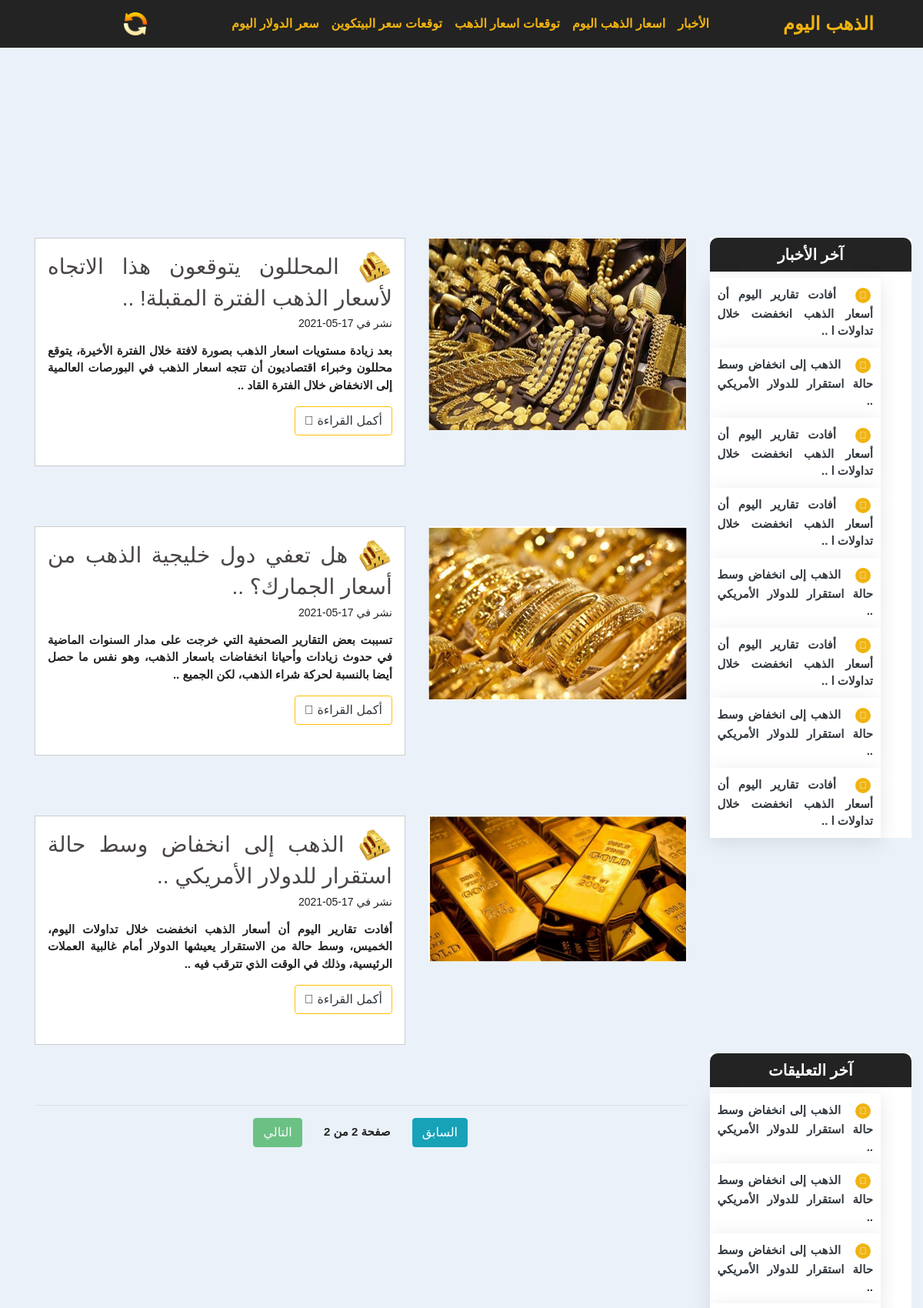
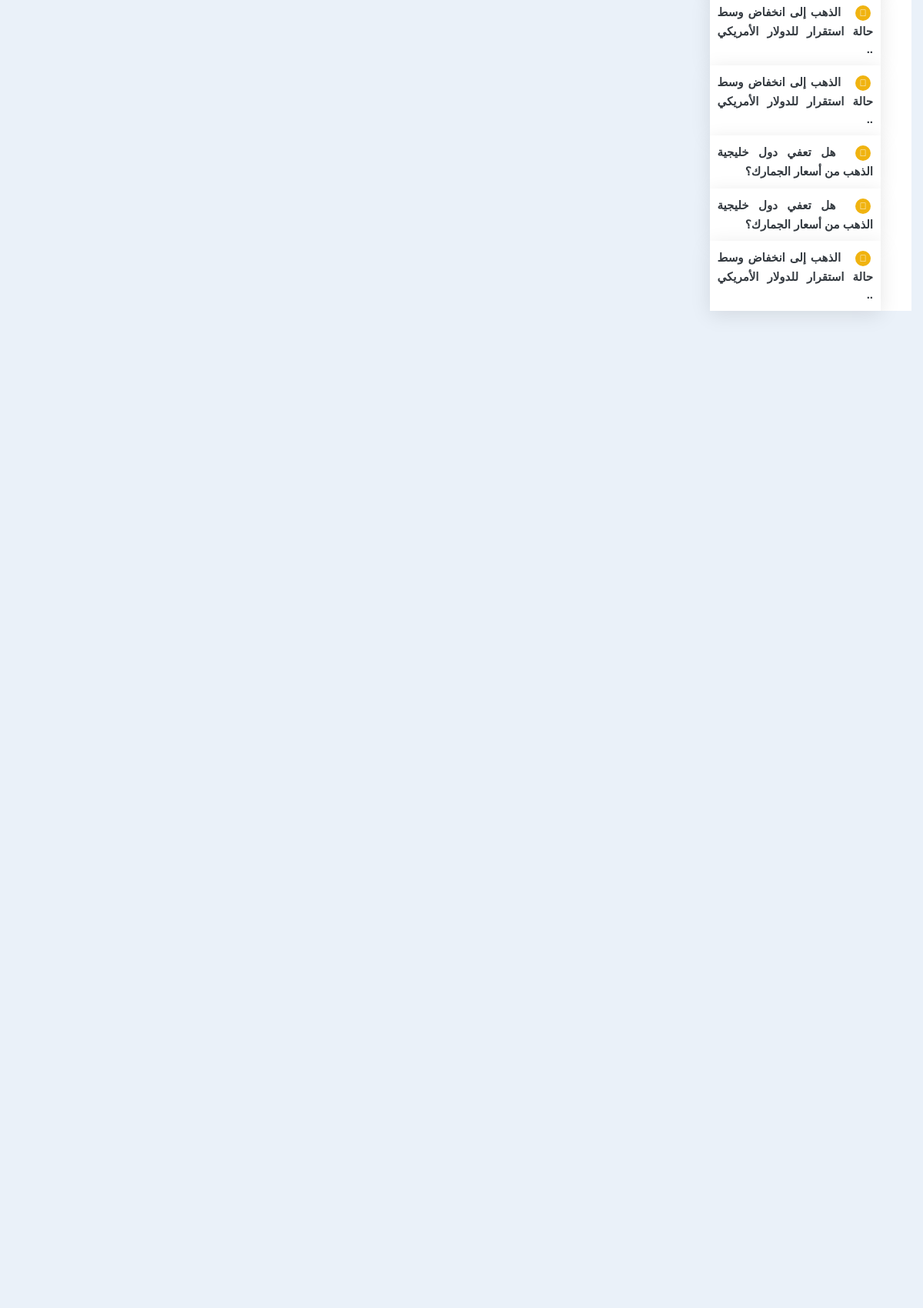
Screenshot of /news/?page=2 (upper part) with the database file from the repository (2 pictures, top to bottom).
### egygoldapp/models.py (models this page shows, shortened)
class Post(models.Model):
    title = models.CharField(max_length=250, verbose_name='عنوان المقال')
    post_image = models.ImageField(null=True, blank=True, verbose_name='صورة المقال')
    content = RichTextField(null=True, blank=True, verbose_name='نص المقال')
    post_date = models.DateTimeField(default=timezone.now)
    post_update = models.DateTimeField(auto_now=True)
    author = models.ForeignKey(User, on_delete=models.CASCADE , verbose_name='صاحب المقال')
    class Meta:
        ordering = ('-post_date',)

class Comment(models.Model):
    name = models.CharField(max_length=50, verbose_name='الاسم')
    email = models.EmailField(verbose_name='البريد الالكتروني')
    title = models.CharField(default='',max_length=200, verbose_name='عنوان التعليق')
    body = models.TextField(verbose_name='التعليق')
    comment_date = models.DateTimeField(auto_now_add=True)
    active = models.BooleanField(default=False)
    post = models.ForeignKey(
        Post, on_delete=models.CASCADE, related_name='comments')
    class Meta:
        ordering = ('-comment_date',)

### egygoldapp/views.py (the view)
# urls.py: path('news/',views.news,name='news'),
def news(request):
    posts = Post.objects.all()
    paginator = Paginator(posts, 12)
    page = request.GET.get('page')
    try:
        posts = paginator.page(page)
    except PageNotAnInteger:
        posts = paginator.page(1)
    except EmptyPage:
        posts = paginator.page(paginator.num_page)
    context = {
        'title': 'الاخبار',
        'posts': posts,
        'page': page,
    }
    return render(request,'egygoldapp/news.html',context)

### egygoldapp/templatetags/post_tag.py (called while the page is built)
@register.inclusion_tag('egygoldapp/latest_posts.html')
def latest_posts():
    context = {
    'l_posts': Post.objects.all()[0:8]
    }
    return context

@register.inclusion_tag('egygoldapp/latest_comments.html')
def latest_comments():
    context = {
    'l_comments': Comment.objects.filter(active=True)[:8]
    }
    return context

### egygoldapp/templates/egygoldapp/news.html (shortened to what this page needs)
{% extends 'egygoldapp/base.html' %}
{% load static %}
{% load post_tag %}
{% block content%}
<div id="google_center_div" class="mt-3 mb-4">
    <div align="center" >
        <ins class="adsbygoogle"
        style="display:inline-block;max-width: 100%;width:750px;height:200px"
        data-ad-client="ca-pub-1234567890123456"
        data-ad-slot="1234567890"></ins>
    </div>
</div>
<div class="row" style="width: 100%;">
    <div class="col-3">
        <div class="a1_sup">
            {% latest_posts %}
            <div  align="center" id="google_image_div_fin">
                <ins class="adsbygoogle"
                style="display:inline-block;max-width: 100%;width:300px;height:250px"
                data-ad-client="ca-pub-1234567890123456"
                data-ad-slot="1234567890"></ins>
            </div>
            {% latest_comments %}
            <div  align="center" id="google_image_div_fin">
                <ins class="adsbygoogle"
                style="display:inline-block;max-width: 100%;width:300px;height:250px"
                data-ad-client="ca-pub-1234567890123456"
                data-ad-slot="1234567890"></ins>
            </div>
            <div class="mt-4" id="google_image_div_fin">
                    <ins class="adsbygoogle"
                    style="display:inline-block;width:300px;height:250px"
                    data-ad-client="ca-pub-1234567890123456"
                    data-ad-slot="1234567890"></ins>
            </div>
            <div class="mt-4" id="google_image_div_fin">
                    <ins class="adsbygoogle"
                    style="display:inline-block;width:300px;height:250px"
                    data-ad-client="ca-pub-1234567890123456"
                    data-ad-slot="1234567890"></ins>
            </div>
            <br><br>
            <div class="mt-4" id="google_image_div_fin">
                    <ins class="adsbygoogle"
                    style="display:inline-block;width:300px;height:250px"
                    data-ad-client="ca-pub-1234567890123456"
                    data-ad-slot="1234567890"></ins>
            </div>
            <div  align="center" id="google_image_div_fin">
                <ins class="adsbygoogle"
                style="display:inline-block;max-width: 100%;width:300px;height:250px"
                data-ad-client="ca-pub-1234567890123456"
                data-ad-slot="1234567890"></ins>
            </div>
            <br>
            <br>
            <br><br>
            <br><br>
        </div>
    </div>
<div class="col-9">
        {% for post in posts %}
        <div class="row">
            <div class="col-5">
                {% if post.post_image %}
                <div align="center">
                    <img class="" src="{{post.post_image.url}}" alt="" style="max-width: 100%;">
                </div>
                {% else %}
                <div align="center">
                    <h6 class="text-center border p-4"  style="font-size: 20px;
                    font-weight:bold;background: rgb(238, 237, 237);">
                    لا توجد صورة للمقالة </h6>
                </div>
                {% endif %}
            </div>
            <div class="col-7">
                <div class="post p-3 mb-3">
                    <h3>
                        <img class="logo" src="{% static 'images/gold_logo.png' %}" alt="">
                        <a class="" style="color: rgb(73, 68, 68);" href="{% url 'detail' post.id %}">
                            {% if post.title|length > 80 %}
                            {{post.title|slice:80}} ..
                        {% else %}
                            {{post.title|safe}} ..
                        {% endif %}
                        </a>
                    </h3>
                    <h3 style="font-size: 14px;">
                        <span>نشر في </span>
                        <span> {{post.post_date|date:'d-m-Y'}} </span>
                    </h3>
                    <p>
                        {% if post.content|length > 175 %}
                            {{post.content|safe|slice:175}} ..
                        {% else %}
                            {{post.content|safe}} ..
                        {% endif %}
                    </p>
                    <div align="right">
                        <a href="{% url 'detail' post.id %}" class="btn btn-outline-warning text-dark">
                            أكمل القراءة <i class="fas fa-angle-double-left"></i></a>
                    </div>
                    <div id="google_center_div">
                                <div align="center" >
                </div>
                </div>
                </div>
            </div>
        </div>
        <div id="google_center_div" class="mt-3 mb-4">
            <div align="center" >
            </div>
        </div>
        {% endfor %}
        {% include 'egygoldapp/pagination.html' with page=posts %}
</div>
</div>
{% endblock content %}

### egygoldapp/templates/egygoldapp/latest_posts.html
<div class="box">
    <h2 class="text-center" style="font-size:20px; color: #fff;">آخر الأخبار</h2>
    <ul>
    {% for post in l_posts %}
    <li>
        <span><i class="fas fa-blog"></i></span>
        <a href="{% url 'detail' post.id %}" class="text-dark">
            {% if post.title|length > 45 %}
                {{post.title|slice:55}} ..
            {% else %}
                {{post.title}}
            {% endif %}
        </a>
    </li>
    {% endfor %}
</ul>
</div>

### egygoldapp/templates/egygoldapp/latest_comments.html
<div class="box mt-2">
   <h2 class="text-center" style="font-size:20px; color: #fff;">آخر التعليقات</h2>
    <ul>
    {% for comment in l_comments %}
    <li>
        <span><i class="fas fa-blog"></i></span>
        <a href="{% url 'detail' comment.post.pk %}" class="text-dark">
            {% if comment.title|length > 45 %}
                {{comment.title|slice:55}} ..
            {% else %}
                {{comment.title}}
            {% endif %}
            </a>
    </li>
    {% empty %}
    <li>لايوجد تعليقات</li>
    {% endfor %}
</ul>
</div>

### static/css/main.css (style rules this page uses)
* { font-family: Arial !important; }
html { scroll-behavior: smooth; }
html , body { direction: rtl; text-align: right; font-size: 100%; margin: 0; padding: 0; }
body { background-repeat: repeat-x; margin: auto; color: #232323; font-size: 15px; font-weight: bold; text-align: justify; background-color: #EAF1F9; }
.logo { display: inline-block; height: 45px; width: 45px; margin: -1px 0px 1px; vertical-align: middle; border: 0; border-radius: 100px; }
#google_center_div { max-width: 100%; width: auto; height: auto; vertical-align: middle; align-items: center; }
#google_image_div_fin { max-width: 100%; width: autu; height: auto; align-self: center; }
img { border: 0; }
.a1_sup { max-width: 100%; height: auto; }
.a1 h1, h2 { color: #232323; font-size: 16px; font-weight: bold; }
.box { max-width: 100%; height: auto; width: 300px; background: #FFF; }
.box h2 { background: #232323; padding: 10px 20px; font-size: 20px; font-weight: 700; border-top-left-radius: 10px; border-top-right-radius: 10px; }
.box ul { position: relative; background: #fff; }
.box ul li { list-style: none; padding: 10px; max-width: 100%; background: #fff; box-shadow: 0 5px 25px rgb(0, 0, 0,.1); transition: all 1s ease-out; }
.box ul li a { max-width: 100%; padding: 10px; }
.box ul li span { width: 20px; height: 20px; text-align: center; line-height: 20px; background: #F0B310; color: #fff; display: inline-block; border-radius: 50%; margin-right: 10px; margin: 3px; font-size: 12px; font-weight: 600; }
.box ul li a { color: #232323; }
.post { border: 1px solid #CCC; background-color: #FFF; }

### rows the page displays
Post: title "أفادت تقارير اليوم أن أسعار الذهب انخفضت خلال تداولات ا"
Post: title "الذهب إلى انخفاض وسط حالة استقرار للدولار الأمريكي"
Post: title "أفادت تقارير اليوم أن أسعار الذهب انخفضت خلال تداولات ا"
Post: title "أفادت تقارير اليوم أن أسعار الذهب انخفضت خلال تداولات ا"
Post: title "الذهب إلى انخفاض وسط حالة استقرار للدولار الأمريكي"
Post: title "أفادت تقارير اليوم أن أسعار الذهب انخفضت خلال تداولات ا"
Post: title "الذهب إلى انخفاض وسط حالة استقرار للدولار الأمريكي"
Post: title "أفادت تقارير اليوم أن أسعار الذهب انخفضت خلال تداولات ا"
Comment: title "الذهب إلى انخفاض وسط حالة استقرار للدولار الأمريكي"
Comment: title "الذهب إلى انخفاض وسط حالة استقرار للدولار الأمريكي"
Comment: title "الذهب إلى انخفاض وسط حالة استقرار للدولار الأمريكي"
Comment: title "الذهب إلى انخفاض وسط حالة استقرار للدولار الأمريكي"
Comment: title "الذهب إلى انخفاض وسط حالة استقرار للدولار الأمريكي"
Comment: title "هل تعفي دول خليجية الذهب من أسعار الجمارك؟"
Comment: title "هل تعفي دول خليجية الذهب من أسعار الجمارك؟"
Comment: title "الذهب إلى انخفاض وسط حالة استقرار للدولار الأمريكي"
Post: post_image (picture), title "المحللون يتوقعون هذا الاتجاه لأسعار الذهب الفترة المقبلة!", post_date "17-05-2021", content "بعد زيادة مستويات اسعار الذهب بصورة لافتة خلال الفترة الأخيرة، يتوقع محللون وخبراء اقتصاديون أن تتجه اسعار الذهب في البورصات العالمية إلى الانخفاض خلال الفترة القاد"
Post: post_image (picture), title "هل تعفي دول خليجية الذهب من أسعار الجمارك؟", post_date "17-05-2021", content "تسببت بعض التقارير الصحفية التي خرجت على مدار السنوات الماضية في حدوث زيادات وأحيانا انخفاضات باسعار الذهب، وهو نفس ما حصل أيضا بالنسبة لحركة شراء الذهب، لكن الجميع"
Post: post_image (picture), title "الذهب إلى انخفاض وسط حالة استقرار للدولار الأمريكي", post_date "17-05-2021", content "أفادت تقارير اليوم أن أسعار الذهب انخفضت خلال تداولات اليوم، الخميس، وسط حالة من الاستقرار يعيشها الدولار أمام غالبية العملات الرئيسية، وذلك في الوقت الذي تترقب فيه"

### other values shown
{{ page.number }} "2"
{{ page.paginator.num_pages }} "2"
